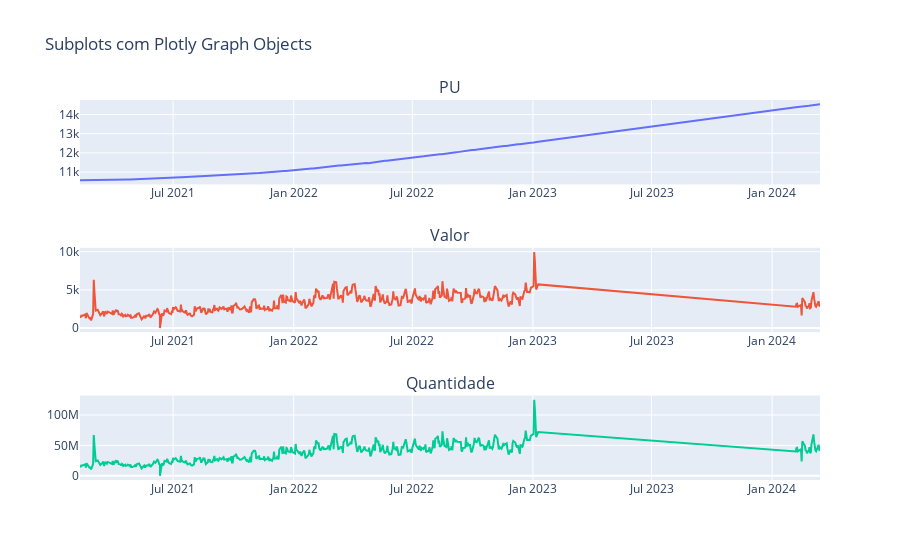

The cell this chart's notebook holds for it:
### Code cell
fig = make_subplots(rows=3, cols=1, subplot_titles=("PU", "Valor" , 'Quantidade'))

# Adicionando os traces aos subplots
fig.add_trace(go.Scatter(x=selic.index, y=selic['PU'], mode='lines', name='Dados 1'), row=1, col=1)
fig.add_trace(go.Scatter(x=selic.index, y=selic['Quantidade'], mode='lines', name='Dados 2'), row=2, col=1)
fig.add_trace(go.Scatter(x=selic.index, y=selic['Valor'], mode='lines', name='Dados 2'), row=3, col=1)

# Configurando o layout
fig.update_layout(title="Subplots com Plotly Graph Objects", showlegend=False)

### Figure 1 — Plotly figure (JSON) as saved in the notebook; plotly's stock layout.template omitted (floating-point values rounded to 4 significant figures; data arrays with more than 128 entries replaced by an {"elided": "..."} marker saying what was removed)
{"data": [{"mode": "lines", "name": "Dados 1", "type": "scatter", "x": {"elided": "505 str values"}, "xaxis": "x", "y": {"elided": "505 float values"}, "yaxis": "y"}, {"mode": "lines", "name": "Dados 2", "type": "scatter", "x": {"elided": "505 str values"}, "xaxis": "x2", "y": {"elided": "505 float values"}, "yaxis": "y2"}, {"mode": "lines", "name": "Dados 2", "type": "scatter", "x": {"elided": "505 str values"}, "xaxis": "x3", "y": {"elided": "505 float values"}, "yaxis": "y3"}], "layout": {"annotations": [{"font": {"size": 16}, "showarrow": false, "text": "PU", "x": 0.5, "xanchor": "center", "xref": "paper", "y": 1, "yanchor": "bottom", "yref": "paper"}, {"font": {"size": 16}, "showarrow": false, "text": "Valor", "x": 0.5, "xanchor": "center", "xref": "paper", "y": 0.6111, "yanchor": "bottom", "yref": "paper"}, {"font": {"size": 16}, "showarrow": false, "text": "Quantidade", "x": 0.5, "xanchor": "center", "xref": "paper", "y": 0.2222, "yanchor": "bottom", "yref": "paper"}], "showlegend": false, "title": {"text": "Subplots com Plotly Graph Objects"}, "xaxis": {"anchor": "y", "domain": [0, 1]}, "xaxis2": {"anchor": "y2", "domain": [0, 1]}, "xaxis3": {"anchor": "y3", "domain": [0, 1]}, "yaxis": {"anchor": "x", "domain": [0.7778, 1]}, "yaxis2": {"anchor": "x2", "domain": [0.3889, 0.6111]}, "yaxis3": {"anchor": "x3", "domain": [0, 0.2222]}}}
